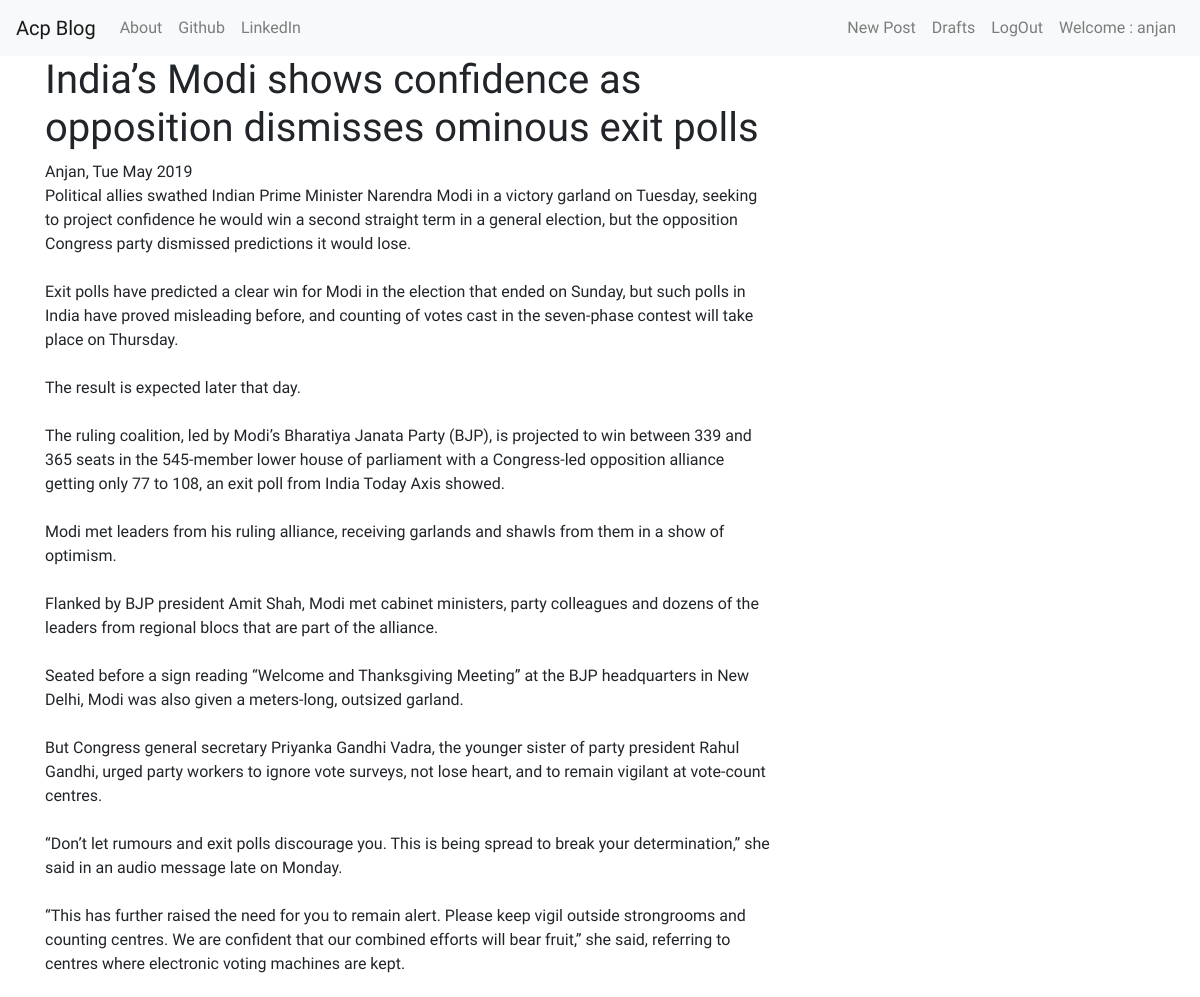
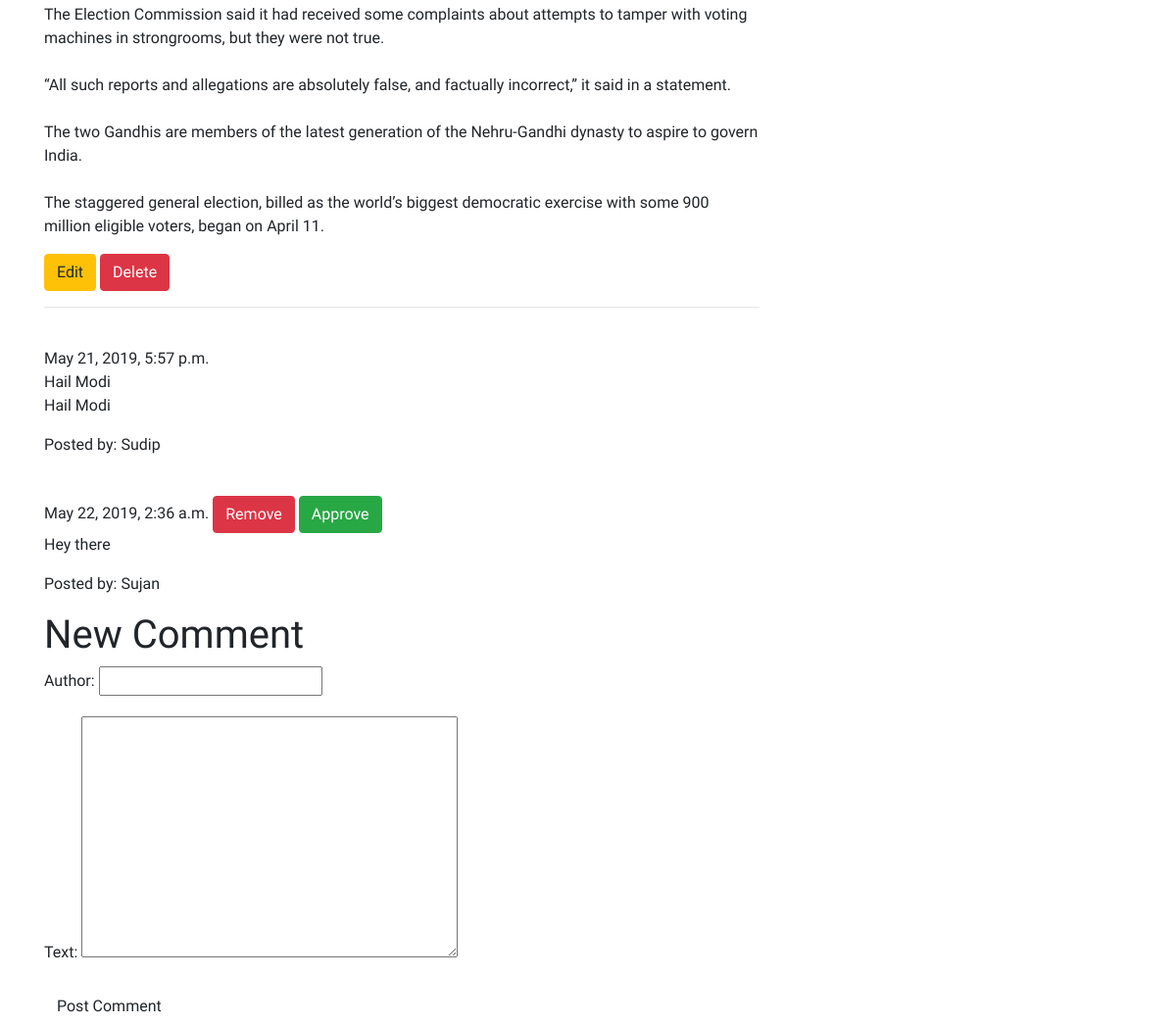
The page /post/7/comment/ (signed in) on the database its author committed (2 pictures, top to bottom).
### blog/models.py (models this page shows, shortened)
class Post(models.Model):
    author = models.ForeignKey(User, on_delete=models.CASCADE)
    title = models.CharField(max_length=100)
    body = models.TextField()
    create_date = models.DateField(auto_now_add=True)
    published_date = models.DateTimeField(blank=True, null=True)
    class Meta:
        verbose_name = ("Post")
        verbose_name_plural = ("Posts")

class Comment(models.Model):
    post = models.ForeignKey(Post,related_name='comments', on_delete=models.CASCADE)
    author = models.CharField( max_length=50)
    text = models.TextField()
    created_date = models.DateTimeField( auto_now=True, auto_now_add=False)
    approved_comment = models.BooleanField(default=False)
    class Meta:
        verbose_name = ("Comment")
        verbose_name_plural = ("Comments")

### blog/views.py (the view)
# urls.py: path('post/<int:pk>/comment/', views.add_comment_to_post, name='add_comment_to_post'),
@login_required
def add_comment_to_post(request, pk):
    post = get_object_or_404(Post, pk=pk)
    print('checkpoint1')
    if request.method == 'POST':
        print('checkpoint2')
        form = CommentForm(request.POST)
        if form.is_valid():
            comment = form.save(commit=False)
            comment.post = post
            comment.save()
            return redirect('Post_detail', pk=post.pk)
    else:
        print('checkpoint3')
        form = CommentForm()
    return render(request, 'blog/comment_form.html', {'form':form, 'post':post})

### blog/forms.py
class CommentForm(forms.ModelForm):
    class Meta:
        model = Comment
        fields = ("author","text")
        widgets = {
            'author' : forms.TextInput(attrs={'class':'textinputclass'}),
            'text': forms.Textarea(attrs={'class':'editable medium-editor-textarea'})
        }

### blog/templates/blog/comment_form.html (shortened to what this page needs)
{% extends 'blog/post_detail.html' %}
{% block comment %}
    <h1>New Comment</h1>
    <form class='post-form' method="post">
        {{form.as_p}}
        <button type="submit" class='save btn btn-default'>Post Comment</button>
    </form>
{% endblock comment %}

### blog/templates/blog/post_detail.html (shortened to what this page needs)
{% extends 'blog/base.html' %}
{% block content %}
    <h1 class='posttitle'>{{post.title}}</h1>
    {% if post.published_date %}
        <div class="date postdate">
            {{post.author|capfirst}},
               {{ post.published_date|date:'D M Y'}}
        </div>
    {% else %}
        <a class='btn btn-secondary' href="{% url 'post_publish' pk=post.pk %}">Publish</a>
    {% endif %}
    <p class = 'postcontent'>{{ post.body|safe|linebreaksbr}}</p>
    {% if user.is_authenticated  and post.author == request.user %}
        <a class='btn btn-warning' href="{% url 'post_update' pk=post.pk %}">
        <span class='glyphicon glyphicon-pencil'>Edit</span>
        </a>
        <a class='btn btn-danger' href="{% url 'post_delete' pk=post.pk %}">
        <span class='glyphicon glyphicon-remove'>Delete</span>
        </a>
    {% endif %}
    <hr>
    <div class="contianer">
         {% for comment in post.comments.all %}
            <br>
            {% if user.is_authenticated or comment.approved_comment %}
                {{comment.created_date}}
                {% if not comment.approved_comment and post.author == request.user %}
                    <a class='btn btn-danger' href="{% url 'comment_remove' pk=comment.pk %}">
                        <span class='glyphicon glyphicon-remove'>Remove</span>
                    </a>
                    <a class='btn btn-success' href="{% url 'comment_approve' pk=comment.pk %}">
                      <span class='glyphicon glyphicon-ok'>Approve</span>
                    </a>
                {% endif %}
                <p>{{ comment.text|safe|linebreaksbr}} </p>
                <p>Posted by: {{comment.author}}</p>
            {% endif %}
            {% empty %}
            <p>No comments </p>
        {% endfor %}
    </div>
    {% block comment %}
    {% endblock comment %}
{% endblock content %}

### blog/templates/blog/base.html (shortened to what this page needs)
<!DOCTYPE html>
{% load staticfiles %}
<html lang="en">
<head>
    <link rel="stylesheet" href="https://stackpath.bootstrapcdn.com/bootstrap/4.3.1/css/bootstrap.min.css">
</head>
<body>
    <nav class="navbar navbar-expand-lg navbar-light bg-light">
        <a class="navbar-brand" href="{% url 'Post_list' %}">Acp Blog</a>
        <div class="collapse navbar-collapse" id="navbarTogglerDemo02">
            <ul class="navbar-nav mr-auto mt-2 mt-lg-0">
                <li class="nav-item">
                    <a class="nav-link" href="{% url 'about' %}">About</a>
                </li>
                <li class="nav-item">
                    <a class="nav-link" href="https://www.github.com">Github</a>
                </li>
                <li class="nav-item">
                    <a class="nav-link" href="https://www.linkedin.com">LinkedIn</a>
                </li>
            </ul>
            <ul class="nav navbar-nav ">
                {% if user.is_authenticated %}
                    <li class="nav-item">
                        <a class="nav-link" href="{% url 'post_new'%}">New Post</a>
                    </li>
                    <li class="nav-item">
                        <a class="nav-link" href="{% url 'post_draft_list'%}">Drafts</a>
                    </li>
                    <li class="nav-item">
                        <a class="nav-link" href="{% url 'logout'%}">LogOut</a>
                    </li>
                    <li class="nav-item">
                    <a  class="nav-link" href="">Welcome : {{ user.username }}</a>
                    </li>
                {% else %}
                    <li><a class='nav navbar-right' href="{% url 'login' %}"><span class='glyphicon glyphicon-user'>Login</span></a></li>
                {% endif %}
            </ul>
        </div>
    </nav>
    <div class="content container">
        <div class="row">
            <div class="col-md-8">
                <div class="blog_posts">
                    {% block content %}
                    {% endblock content %}
                </div>
            </div>
        </div>
    </div>
</body>
</html>

### blog/templates/blog/base.html (style rules this page uses)
body { font-family: 'Kreon', sans-serif; }

### rows shown on the page
Post: title "India’s Modi shows confidence as opposition dismisses ominous exit polls", author "Anjan", published_date "Tue May 2019", body "Political allies swathed Indian Prime Minister Narendra Modi in a victory garland on Tuesday, seeking to project confidence he would win a second straight term in a general election, but the opposition Congress party dismissed predictions it would lose. Exit polls have predicted a clear win for Modi in the election that ended on Sunday, but such polls in India have proved misleading before, and counting of votes cast in the seven-phase contest will take place on Thursday. The result is expected later that day. The ruling coalition, led by Modi’s Bharatiya Janata Party (BJP), is projected to win between 339 and 365 seats in the 545-member lower house of parliament with a Congress-led…"
Comment: created_date "May 21, 2019, 5:57 p.m.", text "Hail Modi Hail Modi", author "Sudip"
Comment: created_date "May 22, 2019, 2:36 a.m.", approved_comment "Remove", text "Hey there", author "Sujan"

### other values the page prints
{{ user.username }} "anjan"
